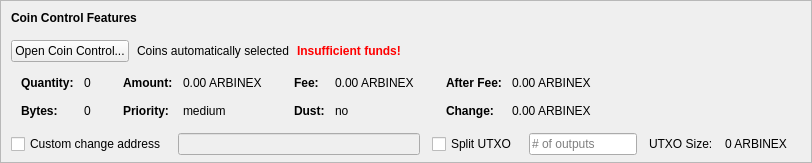
    <widget class="QFrame" name="frameCoinControl">
     <property name="sizePolicy">
      <sizepolicy hsizetype="Expanding" vsizetype="Expanding">
       <horstretch>0</horstretch>
       <verstretch>0</verstretch>
      </sizepolicy>
     </property>
     <property name="maximumSize">
      <size>
       <width>16777215</width>
       <height>16777215</height>
      </size>
     </property>
     <property name="frameShape">
      <enum>QFrame::StyledPanel</enum>
     </property>
     <property name="frameShadow">
      <enum>QFrame::Sunken</enum>
     </property>
     <layout class="QVBoxLayout" name="verticalLayoutCoinControl2">
      <property name="spacing">
       <number>0</number>
      </property>
      <property name="leftMargin">
       <number>0</number>
      </property>
      <property name="topMargin">
       <number>0</number>
      </property>
      <property name="rightMargin">
       <number>0</number>
      </property>
      <property name="bottomMargin">
       <number>6</number>
      </property>
      <item>
       <layout class="QVBoxLayout" name="verticalLayoutCoinControl" stretch="0,0,0,0,1">
        <property name="spacing">
         <number>0</number>
        </property>
        <property name="leftMargin">
         <number>10</number>
        </property>
        <property name="topMargin">
         <number>10</number>
        </property>
        <item>
         <layout class="QHBoxLayout" name="horizontalLayoutCoinControl1">
          <property name="bottomMargin">
           <number>15</number>
          </property>
          <item>
           <widget class="QLabel" name="labelCoinControlFeatures">
            <property name="sizePolicy">
             <sizepolicy hsizetype="Preferred" vsizetype="Maximum">
              <horstretch>0</horstretch>
              <verstretch>0</verstretch>
             </sizepolicy>
            </property>
            <property name="font">
             <font>
              <weight>75</weight>
              <bold>true</bold>
             </font>
            </property>
            <property name="styleSheet">
             <string notr="true">font-weight:bold;</string>
            </property>
            <property name="text">
             <string>Coin Control Features</string>
            </property>
           </widget>
          </item>
         </layout>
        </item>
        <item>
         <layout class="QHBoxLayout" name="horizontalLayoutCoinControl2" stretch="0,0,0,0">
          <property name="spacing">
           <number>8</number>
          </property>
          <property name="bottomMargin">
           <number>10</number>
          </property>
          <item>
           <widget class="QPushButton" name="pushButtonCoinControl">
            <property name="styleSheet">
             <string notr="true"/>
            </property>
            <property name="text">
             <string>Open Coin Control...</string>
            </property>
            <property name="autoDefault">
             <bool>false</bool>
            </property>
           </widget>
          </item>
          <item>
           <widget class="QLabel" name="labelCoinControlAutomaticallySelected">
            <property name="text">
             <string>Coins automatically selected</string>
            </property>
            <property name="margin">
             <number>5</number>
            </property>
           </widget>
          </item>
          <item>
           <widget class="QLabel" name="labelCoinControlInsuffFunds">
            <property name="font">
             <font>
              <weight>75</weight>
              <bold>true</bold>
             </font>
            </property>
            <property name="styleSheet">
             <string notr="true">color:red;font-weight:bold;</string>
            </property>
            <property name="text">
             <string>Insufficient funds!</string>
            </property>
            <property name="margin">
             <number>5</number>
            </property>
           </widget>
          </item>
          <item>
           <spacer name="horizontalSpacerCoinControl">
            <property name="orientation">
             <enum>Qt::Horizontal</enum>
            </property>
            <property name="sizeHint" stdset="0">
             <size>
              <width>40</width>
              <height>1</height>
             </size>
            </property>
           </spacer>
          </item>
         </layout>
        </item>
        <item>
         <widget class="QWidget" name="widgetCoinControl" native="true">
          <property name="sizePolicy">
           <sizepolicy hsizetype="Preferred" vsizetype="Preferred">
            <horstretch>0</horstretch>
            <verstretch>0</verstretch>
           </sizepolicy>
          </property>
          <property name="minimumSize">
           <size>
            <width>0</width>
            <height>0</height>
           </size>
          </property>
          <property name="styleSheet">
           <string notr="true"/>
          </property>
          <layout class="QHBoxLayout" name="horizontalLayoutCoinControl5">
           <property name="leftMargin">
            <number>0</number>
           </property>
           <property name="topMargin">
            <number>0</number>
           </property>
           <property name="rightMargin">
            <number>0</number>
           </property>
           <property name="bottomMargin">
            <number>0</number>
           </property>
           <item>
            <layout class="QHBoxLayout" name="horizontalLayoutCoinControl3" stretch="0,0,0,1">
             <property name="spacing">
              <number>20</number>
             </property>
             <property name="topMargin">
              <number>0</number>
             </property>
             <property name="bottomMargin">
              <number>10</number>
             </property>
             <item>
              <layout class="QFormLayout" name="formLayoutCoinControl1">
               <property name="horizontalSpacing">
                <number>10</number>
               </property>
               <property name="verticalSpacing">
                <number>14</number>
               </property>
               <property name="leftMargin">
                <number>10</number>
               </property>
               <property name="topMargin">
                <number>4</number>
               </property>
               <property name="rightMargin">
                <number>6</number>
               </property>
               <item row="0" column="0">
                <widget class="QLabel" name="labelCoinControlQuantityText">
                 <property name="font">
                  <font>
                   <weight>75</weight>
                   <bold>true</bold>
                  </font>
                 </property>
                 <property name="text">
                  <string>Quantity:</string>
                 </property>
                 <property name="margin">
                  <number>0</number>
                 </property>
                </widget>
               </item>
               <item row="0" column="1">
                <widget class="QLabel" name="labelCoinControlQuantity">
                 <property name="cursor">
                  <cursorShape>IBeamCursor</cursorShape>
                 </property>
                 <property name="contextMenuPolicy">
                  <enum>Qt::ActionsContextMenu</enum>
                 </property>
                 <property name="text">
                  <string notr="true">0</string>
                 </property>
                 <property name="margin">
                  <number>0</number>
                 </property>
                 <property name="textInteractionFlags">
                  <set>Qt::LinksAccessibleByMouse|Qt::TextSelectableByKeyboard|Qt::TextSelectableByMouse</set>
                 </property>
                </widget>
               </item>
               <item row="1" column="0">
                <widget class="QLabel" name="labelCoinControlBytesText">
                 <property name="font">
                  <font>
                   <weight>75</weight>
                   <bold>true</bold>
                  </font>
                 </property>
                 <property name="text">
                  <string>Bytes:</string>
                 </property>
                </widget>
               </item>
               <item row="1" column="1">
                <widget class="QLabel" name="labelCoinControlBytes">
                 <property name="cursor">
                  <cursorShape>IBeamCursor</cursorShape>
                 </property>
                 <property name="contextMenuPolicy">
                  <enum>Qt::ActionsContextMenu</enum>
                 </property>
                 <property name="text">
                  <string notr="true">0</string>
                 </property>
                 <property name="textInteractionFlags">
                  <set>Qt::LinksAccessibleByMouse|Qt::TextSelectableByKeyboard|Qt::TextSelectableByMouse</set>
                 </property>
                </widget>
               </item>
              </layout>
             </item>
             <item>
              <layout class="QFormLayout" name="formLayoutCoinControl2">
               <property name="horizontalSpacing">
                <number>10</number>
               </property>
               <property name="verticalSpacing">
                <number>14</number>
               </property>
               <property name="leftMargin">
                <number>6</number>
               </property>
               <property name="topMargin">
                <number>4</number>
               </property>
               <property name="rightMargin">
                <number>6</number>
               </property>
               <item row="0" column="0">
                <widget class="QLabel" name="labelCoinControlAmountText">
                 <property name="font">
                  <font>
                   <weight>75</weight>
                   <bold>true</bold>
                  </font>
                 </property>
                 <property name="text">
                  <string>Amount:</string>
                 </property>
                 <property name="margin">
                  <number>0</number>
                 </property>
                </widget>
               </item>
               <item row="0" column="1">
                <widget class="QLabel" name="labelCoinControlAmount">
                 <property name="cursor">
                  <cursorShape>IBeamCursor</cursorShape>
                 </property>
                 <property name="contextMenuPolicy">
                  <enum>Qt::ActionsContextMenu</enum>
                 </property>
                 <property name="text">
                  <string notr="true">0.00 ARBINEX</string>
                 </property>
                 <property name="textInteractionFlags">
                  <set>Qt::LinksAccessibleByMouse|Qt::TextSelectableByKeyboard|Qt::TextSelectableByMouse</set>
                 </property>
                </widget>
               </item>
               <item row="1" column="0">
                <widget class="QLabel" name="labelCoinControlPriorityText">
                 <property name="font">
                  <font>
                   <weight>75</weight>
                   <bold>true</bold>
                  </font>
                 </property>
                 <property name="text">
                  <string>Priority:</string>
                 </property>
                </widget>
               </item>
               <item row="1" column="1">
                <widget class="QLabel" name="labelCoinControlPriority">
                 <property name="cursor">
                  <cursorShape>IBeamCursor</cursorShape>
                 </property>
                 <property name="contextMenuPolicy">
                  <enum>Qt::ActionsContextMenu</enum>
                 </property>
                 <property name="text">
                  <string>medium</string>
                 </property>
                 <property name="textInteractionFlags">
                  <set>Qt::LinksAccessibleByMouse|Qt::TextSelectableByKeyboard|Qt::TextSelectableByMouse</set>
                 </property>
                </widget>
               </item>
              </layout>
             </item>
             <item>
              <layout class="QFormLayout" name="formLayoutCoinControl3">
               <property name="horizontalSpacing">
                <number>10</number>
               </property>
               <property name="verticalSpacing">
                <number>14</number>
               </property>
               <property name="leftMargin">
                <number>6</number>
               </property>
               <property name="topMargin">
                <number>4</number>
               </property>
               <property name="rightMargin">
                <number>6</number>
               </property>
               <item row="0" column="0">
                <widget class="QLabel" name="labelCoinControlFeeText">
                 <property name="font">
                  <font>
                   <weight>75</weight>
                   <bold>true</bold>
                  </font>
                 </property>
                 <property name="text">
                  <string>Fee:</string>
                 </property>
                 <property name="margin">
                  <number>0</number>
                 </property>
                </widget>
               </item>
               <item row="0" column="1">
                <widget class="QLabel" name="labelCoinControlFee">
                 <property name="cursor">
                  <cursorShape>IBeamCursor</cursorShape>
                 </property>
                 <property name="contextMenuPolicy">
                  <enum>Qt::ActionsContextMenu</enum>
                 </property>
                 <property name="text">
                  <string notr="true">0.00 ARBINEX</string>
                 </property>
                 <property name="textInteractionFlags">
                  <set>Qt::LinksAccessibleByMouse|Qt::TextSelectableByKeyboard|Qt::TextSelectableByMouse</set>
                 </property>
                </widget>
               </item>
               <item row="1" column="0">
                <widget class="QLabel" name="labelCoinControlLowOutputText">
                 <property name="font">
                  <font>
                   <weight>75</weight>
                   <bold>true</bold>
                  </font>
                 </property>
                 <property name="text">
                  <string>Dust:</string>
                 </property>
                </widget>
               </item>
               <item row="1" column="1">
                <widget class="QLabel" name="labelCoinControlLowOutput">
                 <property name="cursor">
                  <cursorShape>IBeamCursor</cursorShape>
                 </property>
                 <property name="contextMenuPolicy">
                  <enum>Qt::ActionsContextMenu</enum>
                 </property>
                 <property name="text">
                  <string>no</string>
                 </property>
                 <property name="textInteractionFlags">
                  <set>Qt::LinksAccessibleByMouse|Qt::TextSelectableByKeyboard|Qt::TextSelectableByMouse</set>
                 </property>
                </widget>
               </item>
              </layout>
             </item>
             <item>
              <layout class="QFormLayout" name="formLayoutCoinControl4">
               <property name="horizontalSpacing">
                <number>10</number>
               </property>
               <property name="verticalSpacing">
                <number>14</number>
               </property>
               <property name="leftMargin">
                <number>6</number>
               </property>
               <property name="topMargin">
                <number>4</number>
               </property>
               <property name="rightMargin">
                <number>6</number>
               </property>
               <item row="0" column="0">
                <widget class="QLabel" name="labelCoinControlAfterFeeText">
                 <property name="font">
                  <font>
                   <weight>75</weight>
                   <bold>true</bold>
                  </font>
                 </property>
                 <property name="text">
                  <string>After Fee:</string>
                 </property>
                 <property name="margin">
                  <number>0</number>
                 </property>
                </widget>
               </item>
               <item row="0" column="1">
                <widget class="QLabel" name="labelCoinControlAfterFee">
                 <property name="cursor">
                  <cursorShape>IBeamCursor</cursorShape>
                 </property>
                 <property name="contextMenuPolicy">
                  <enum>Qt::ActionsContextMenu</enum>
                 </property>
                 <property name="text">
                  <string notr="true">0.00 ARBINEX</string>
                 </property>
                 <property name="textInteractionFlags">
                  <set>Qt::LinksAccessibleByMouse|Qt::TextSelectableByKeyboard|Qt::TextSelectableByMouse</set>
                 </property>
                </widget>
               </item>
               <item row="1" column="0">
                <widget class="QLabel" name="labelCoinControlChangeText">
                 <property name="font">
                  <font>
                   <weight>75</weight>
                   <bold>true</bold>
                  </font>
                 </property>
                 <property name="text">
                  <string>Change:</string>
                 </property>
                </widget>
               </item>
               <item row="1" column="1">
                <widget class="QLabel" name="labelCoinControlChange">
                 <property name="cursor">
                  <cursorShape>IBeamCursor</cursorShape>
                 </property>
                 <property name="contextMenuPolicy">
                  <enum>Qt::ActionsContextMenu</enum>
                 </property>
                 <property name="text">
                  <string notr="true">0.00 ARBINEX</string>
                 </property>
                 <property name="textInteractionFlags">
                  <set>Qt::LinksAccessibleByMouse|Qt::TextSelectableByKeyboard|Qt::TextSelectableByMouse</set>
                 </property>
                </widget>
               </item>
              </layout>
             </item>
            </layout>
           </item>
          </layout>
         </widget>
        </item>
        <item>
         <layout class="QHBoxLayout" name="horizontalLayoutCoinControl4" stretch="0,0,0,0,0,0,0">
          <property name="spacing">
           <number>12</number>
          </property>
          <property name="sizeConstraint">
           <enum>QLayout::SetDefaultConstraint</enum>
          </property>
          <property name="topMargin">
           <number>5</number>
          </property>
          <property name="rightMargin">
           <number>5</number>
          </property>
          <item>
           <widget class="QCheckBox" name="checkBoxCoinControlChange">
            <property name="toolTip">
             <string>If this is activated, but the change address is empty or invalid, change will be sent to a newly generated address.</string>
            </property>
            <property name="text">
             <string>Custom change address</string>
            </property>
           </widget>
          </item>
          <item>
           <widget class="QValidatedLineEdit" name="lineEditCoinControlChange">
            <property name="enabled">
             <bool>false</bool>
            </property>
            <property name="sizePolicy">
             <sizepolicy hsizetype="Expanding" vsizetype="Fixed">
              <horstretch>0</horstretch>
              <verstretch>0</verstretch>
             </sizepolicy>
            </property>
           </widget>
          </item>
          <item>
           <widget class="QCheckBox" name="splitBlockCheckBox">
            <property name="text">
             <string>Split UTXO</string>
            </property>
           </widget>
          </item>
          <item>
           <widget class="QLineEdit" name="splitBlockLineEdit">
            <property name="sizePolicy">
             <sizepolicy hsizetype="Fixed" vsizetype="Fixed">
              <horstretch>50</horstretch>
              <verstretch>0</verstretch>
             </sizepolicy>
            </property>
            <property name="placeholderText">
             <string># of outputs</string>
            </property>
           </widget>
          </item>
          <item>
           <widget class="QLabel" name="labelBlockSizeText">
            <property name="text">
             <string>UTXO Size:</string>
            </property>
           </widget>
          </item>
          <item>
           <widget class="QLabel" name="labelBlockSize">
            <property name="text">
             <string>0 ARBINEX</string>
            </property>
           </widget>
          </item>
          <item>
           <widget class="QLabel" name="labelCoinControlChangeLabel">
            <property name="sizePolicy">
             <sizepolicy hsizetype="Preferred" vsizetype="Expanding">
              <horstretch>0</horstretch>
              <verstretch>0</verstretch>
             </sizepolicy>
            </property>
            <property name="minimumSize">
             <size>
              <width>0</width>
              <height>0</height>
             </size>
            </property>
            <property name="text">
             <string/>
            </property>
            <property name="margin">
             <number>3</number>
            </property>
           </widget>
          </item>
         </layout>
        </item>
        <item>
         <spacer name="verticalSpacerCoinControl">
          <property name="orientation">
           <enum>Qt::Vertical</enum>
          </property>
          <property name="sizeHint" stdset="0">
           <size>
            <width>800</width>
            <height>1</height>
           </size>
          </property>
         </spacer>
        </item>
       </layout>
      </item>
     </layout>
    </widget>
